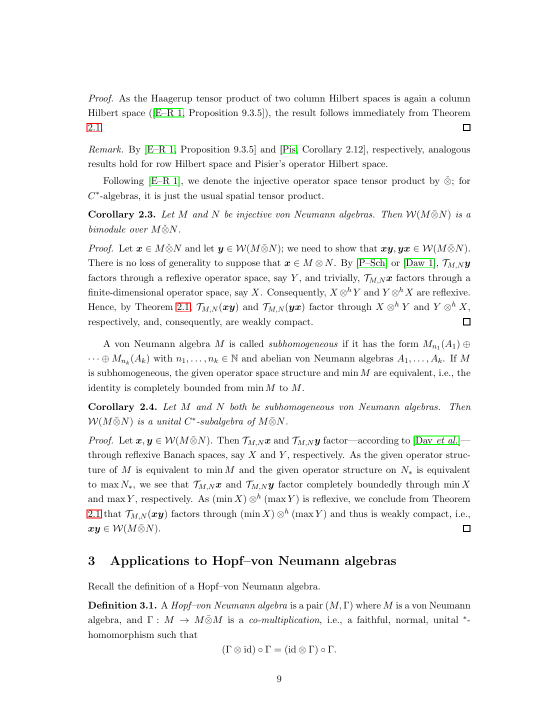
#> input picture packets/fa_banach_001_partial_1104.3812_1104.3812_wap_min_tensor_bimodule_no_injectivity/files/source_corollary_2_3_p9.png, 1105 x 1430 px, given in place of source_page-15.png, which was not available (shown at 1/2 size)
$ python crop_source_pages.py
#> lines starting #> are read from the running program, lines starting #| are printed output that depends on the picture; pictures that were not available may be replaced by others from this repository, and a replacement may not be noted
from pathlib import Path

from PIL import Image, ImageOps


ROOT = Path(__file__).resolve().parents[1]
TMP = ROOT / "tmp" / "pdfs"
FIGURES = ROOT / "figures"


def crop(path: Path, box: tuple[int, int, int, int]) -> Image.Image:
#> called with box = (105, 1015, 845, 1166)
    image = Image.open(path).convert("RGB")
#> image is the input picture: PIL image 1105x1430 RGB; mean R, G, B 246.5, 246.7, 246.4
    return image.crop(box)
#> call 2 of crop, with box = (105, 82, 850, 300)
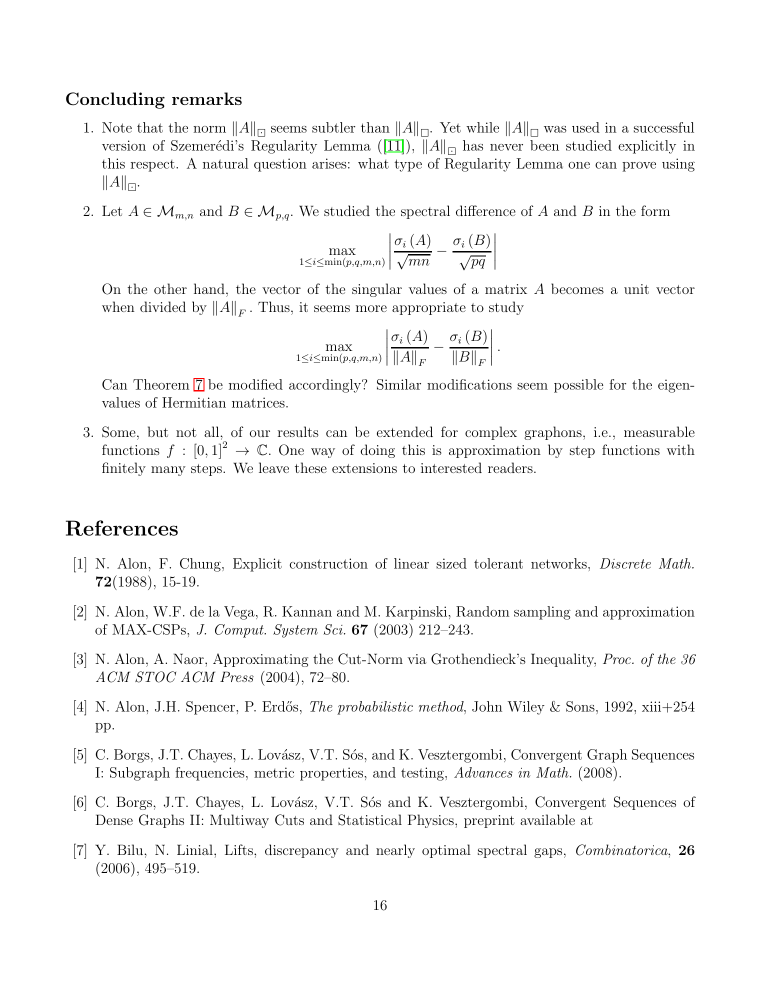
#> input picture packets/fa_banach_001_counterexamples_0912.0336_0912.0336_frobenius_normalized_spectrum_cut_distance_counterexample/files/figures/source_page-16.png, 1530 x 1980 px, found by its file name (shown at 1/2 size)
#> in crop, image is the input picture: PIL image 1530x1980 RGB; mean R, G, B 247.2, 247.2, 247.2


def bordered(image: Image.Image) -> Image.Image:
    return ImageOps.expand(image, border=10, fill="white")
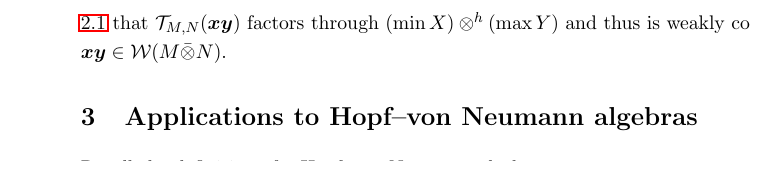
#> returned value: PIL image 760x171 RGB; mean R, G, B 245.8, 245.5, 245.5
#> in bordered (call 2), `return ImageOps.expand(image, border=10, fill="white")`:
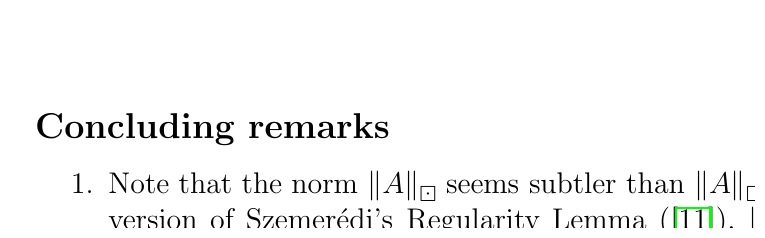
#> returned value: PIL image 765x238 RGB; mean R, G, B 245.6, 245.8, 245.6


def stack(images: list[Image.Image], gap: int = 18) -> Image.Image:
#> called with gap = 18
    width = max(image.width for image in images)
#> width = 765
    height = sum(image.height for image in images) + gap * (len(images) - 1)
#> height = 427
    out = Image.new("RGB", (width, height), "white")
#> out: PIL image 765x427 RGB; every value is 255
    y = 0
    for image in images:
        out.paste(image, ((width - image.width) // 2, y))
        y += image.height + gap
#> this loop made 2 passes
#> y on passes 1 to 2: 189, 445
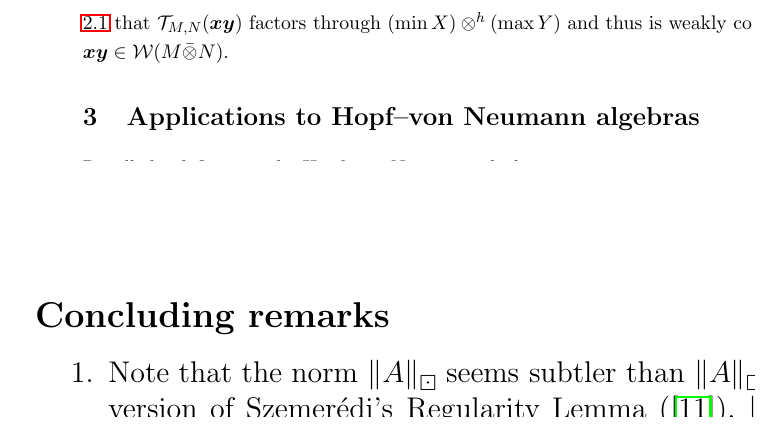
#> out: PIL image 765x427 RGB; mean R, G, B 246.1, 246.1, 245.9
#> after the loop, y = 445
    return out


def main() -> None:
    FIGURES.mkdir(parents=True, exist_ok=True)

    page15 = TMP / "source_page-15.png"
    page16 = TMP / "source_page-16.png"
    page17 = TMP / "source_page-17.png"

    conjecture_bottom = crop(page15, (105, 1015, 845, 1166))
    conjecture_top = crop(page16, (105, 82, 850, 300))
    open_problem = stack([bordered(conjecture_bottom), bordered(conjecture_top)])
    open_problem.save(FIGURES / "open_problem_crop.png")

    semidirect = crop(page17, (105, 122, 850, 1168))
#> call 3 of crop, with box = (105, 122, 850, 1168)
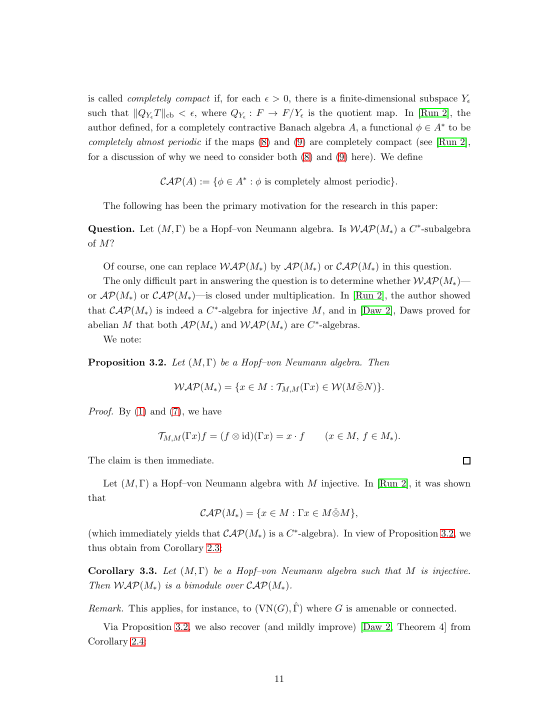
#> input picture packets/fa_banach_001_partial_1104.3812_1104.3812_wap_min_tensor_bimodule_no_injectivity/files/source_open_question_p11.png, 1105 x 1430 px, given in place of source_page-17.png, which was not available (shown at 1/2 size)
#> in crop, image is the input picture: PIL image 1105x1430 RGB; mean R, G, B 248.5, 248.6, 248.3
#> in crop (call 3), `return image.crop(box)`:
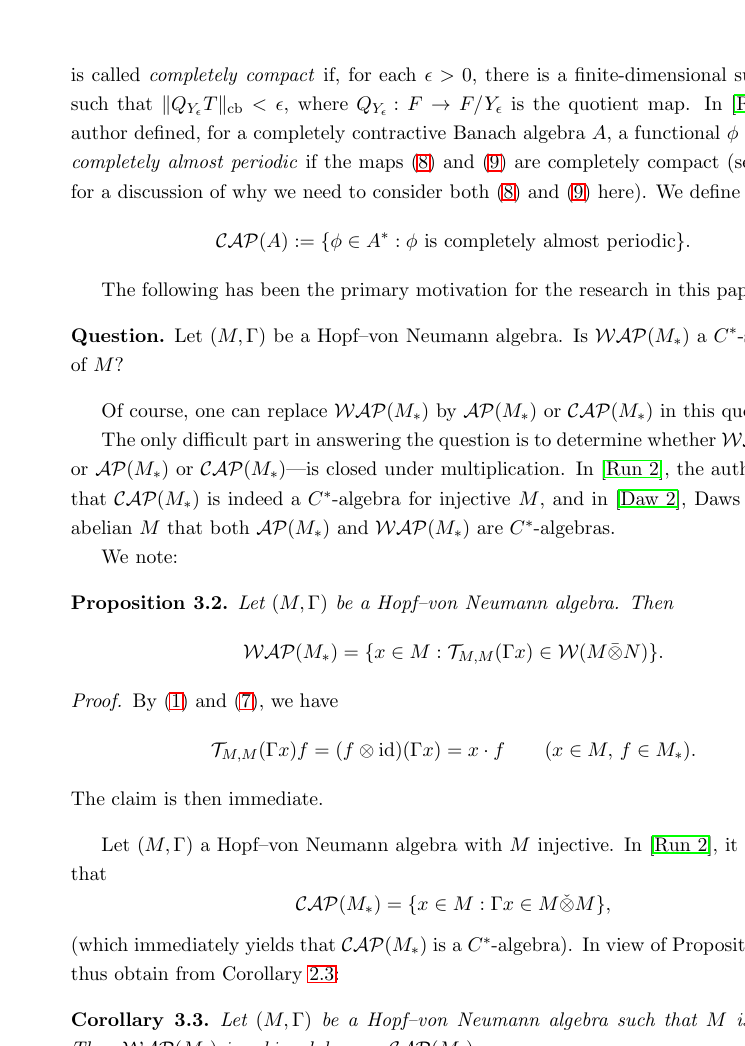
#> returned value: PIL image 745x1046 RGB; mean R, G, B 244.5, 244.6, 244.3
    bordered(semidirect).save(FIGURES / "semidirect_obstruction_crop.png")
#> in bordered (call 3), `return ImageOps.expand(image, border=10, fill="white")`:
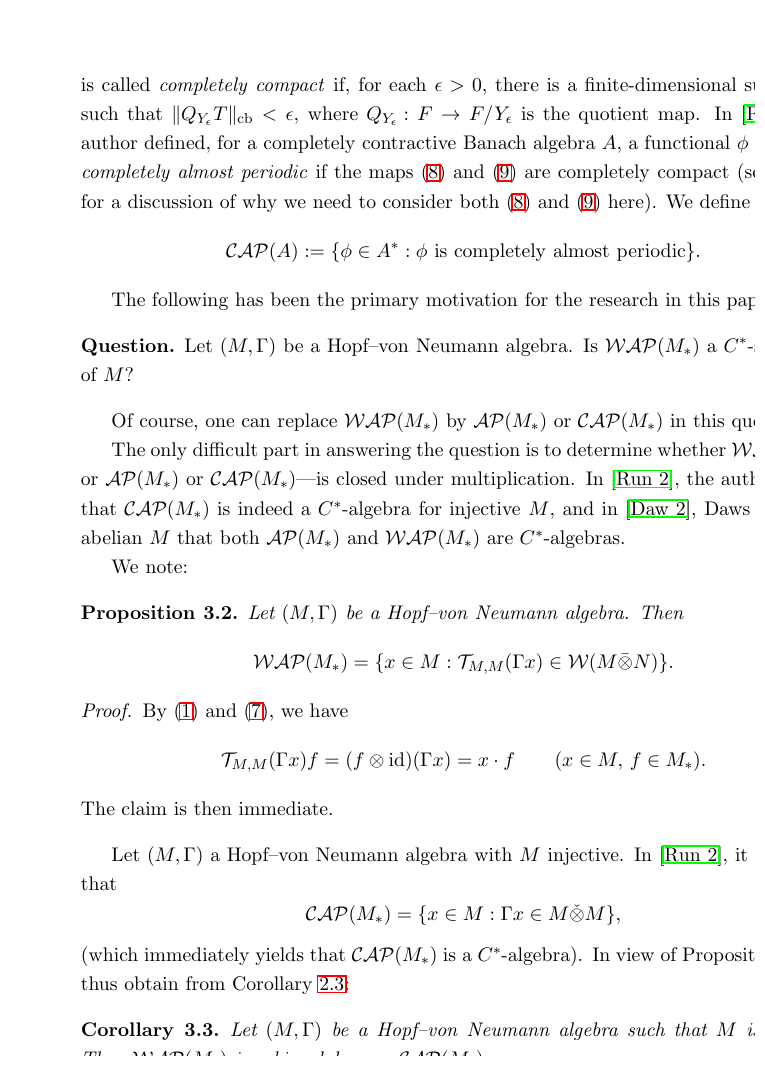
#> returned value: PIL image 765x1066 RGB; mean R, G, B 245, 245, 244.8


if __name__ == "__main__":
    main()
